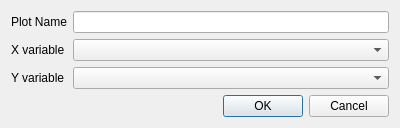
<ui version="4.0" >
 <class>QPlotParamClass</class>
 <widget class="QDialog" name="QPlotParamClass" >
  <property name="geometry" >
   <rect>
    <x>0</x>
    <y>0</y>
    <width>400</width>
    <height>123</height>
   </rect>
  </property>
  <property name="windowTitle" >
   <string>Dialog</string>
  </property>
  <layout class="QVBoxLayout" name="verticalLayout" >
   <item>
    <layout class="QGridLayout" name="gridLayout" >
     <item row="0" column="0" >
      <widget class="QLabel" name="lbName" >
       <property name="text" >
        <string>Plot Name</string>
       </property>
      </widget>
     </item>
     <item row="0" column="1" >
      <widget class="QLineEdit" name="edName" />
     </item>
     <item row="1" column="0" >
      <widget class="QLabel" name="lbX" >
       <property name="text" >
        <string>X variable</string>
       </property>
      </widget>
     </item>
     <item row="1" column="1" >
      <widget class="QComboBox" name="cbX" />
     </item>
     <item row="2" column="0" >
      <widget class="QLabel" name="label_3" >
       <property name="text" >
        <string>Y variable</string>
       </property>
      </widget>
     </item>
     <item row="2" column="1" >
      <widget class="QComboBox" name="cbY" />
     </item>
    </layout>
   </item>
   <item>
    <widget class="QDialogButtonBox" name="buttonBox" >
     <property name="orientation" >
      <enum>Qt::Horizontal</enum>
     </property>
     <property name="standardButtons" >
      <set>QDialogButtonBox::Cancel|QDialogButtonBox::Ok</set>
     </property>
    </widget>
   </item>
  </layout>
 </widget>
 <resources/>
 <connections>
  <connection>
   <sender>buttonBox</sender>
   <signal>accepted()</signal>
   <receiver>QPlotParamClass</receiver>
   <slot>accept()</slot>
   <hints>
    <hint type="sourcelabel" >
     <x>248</x>
     <y>254</y>
    </hint>
    <hint type="destinationlabel" >
     <x>157</x>
     <y>274</y>
    </hint>
   </hints>
  </connection>
  <connection>
   <sender>buttonBox</sender>
   <signal>rejected()</signal>
   <receiver>QPlotParamClass</receiver>
   <slot>reject()</slot>
   <hints>
    <hint type="sourcelabel" >
     <x>316</x>
     <y>260</y>
    </hint>
    <hint type="destinationlabel" >
     <x>286</x>
     <y>274</y>
    </hint>
   </hints>
  </connection>
 </connections>
</ui>
